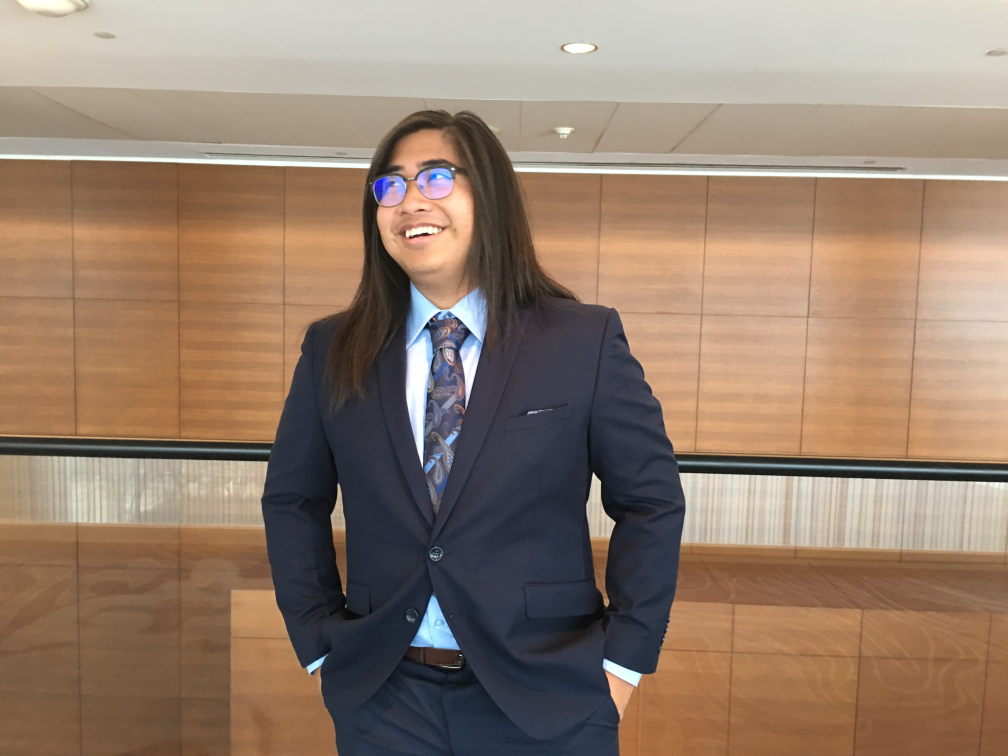
#> input picture Test Pictures/iPhone6sPlus_SingleFace.JPG, 4032 x 3024 px (shown at 1/4 size)
$ python CLUT.py
#> lines starting #> are read from the running program, lines starting #| are printed output that depends on the picture
#> further down, imgTest is the input picture: PIL image 4032x3024 RGB; mean R, G, B 147.5, 125.5, 108.4
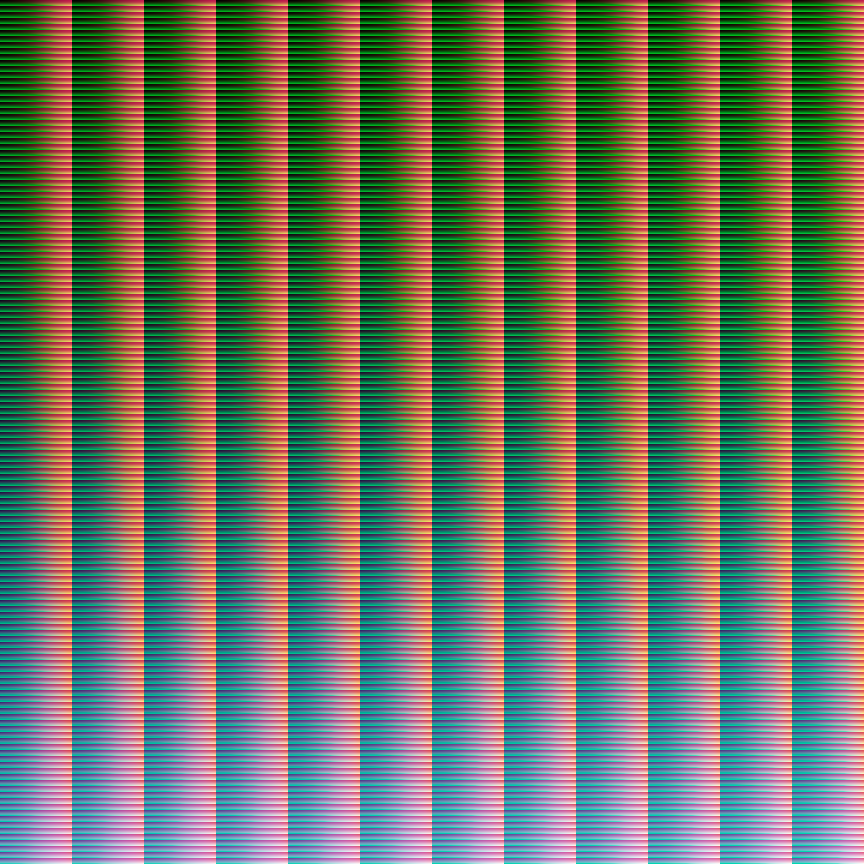
#> input picture CLUTs/HaldCLUT/Color/Lomography/Lomography Redscale 100.png, 1728 x 1728 px (shown at 1/2 size)
#> further down, haldTest is the input picture: PIL image 1728x1728 RGB; mean R, G, B 105.7, 111.7, 92.2
# File name: CLUT.py
# Description: The purpose of this file will be to apply a CLUT to an image.
# A CLUT is a Color Look Up Table. In other words, we are mapping colors to other colors.
# We do this because film stocks tend to have a "color profile". These profiles tend to
# lean heavily into certain colors and mute others. For example, the Fuji Velvia 50 film stock.
# This film stock tends to favor red tones so reds will appear darker than their digital counter parts.
# Oranges also tend to look a bit darker and have more red tones in them.


import numpy as np
from PIL import Image
import math

def apply_clut(clut, img):
    clut_width, clut_height = clut.size
#> clut_width = 1728; clut_height = 1728
    clut_size = int(round(math.pow(clut_width, 1/3)))
#> clut_size = 12
    # Take cube root of clut_size because 12-bit CLUT has the same information as 144-bit 3D clut
    scalar = (clut_size * clut_size - 1) / 255
#> scalar = 0.561
    img = np.asarray(img)
    clut = np.asarray(clut).reshape(clut_size ** 6, 3)

    # Correspond 3D CLUT indices to corresponding pixels in the image
    clut_red = np.rint(img[:, :, 0] * scalar).astype(int)
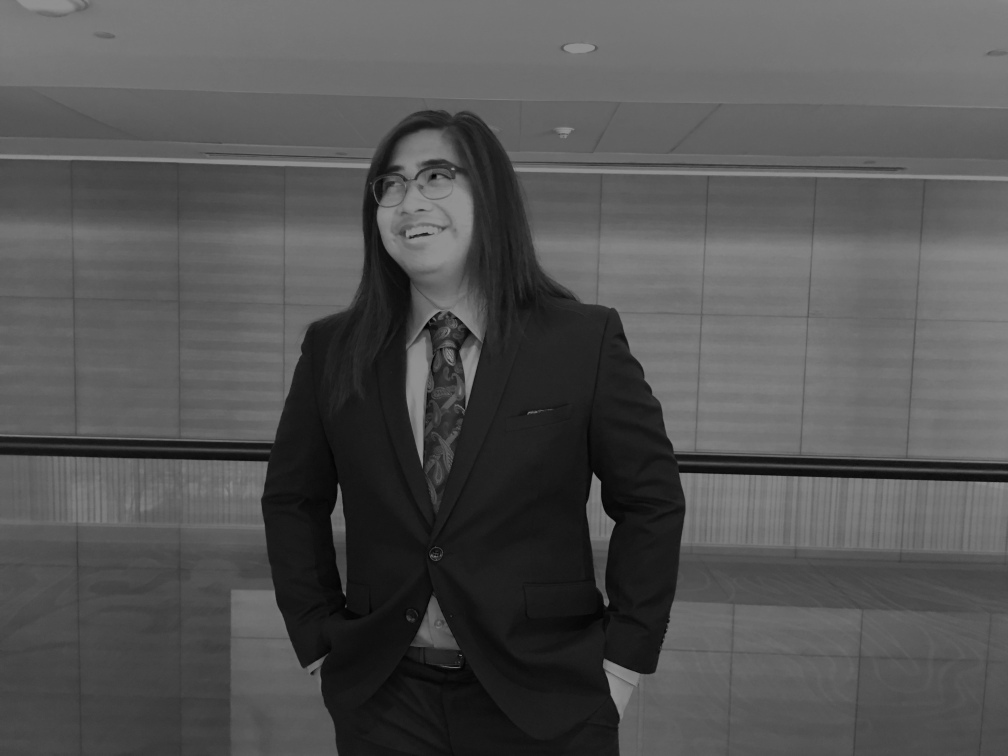
#> clut_red: shape (3024, 4032) int64 (shown at 1/4 size); min 0, max 143, mean 82.7
    clut_green = np.rint(img[:, :, 1] * scalar).astype(int)
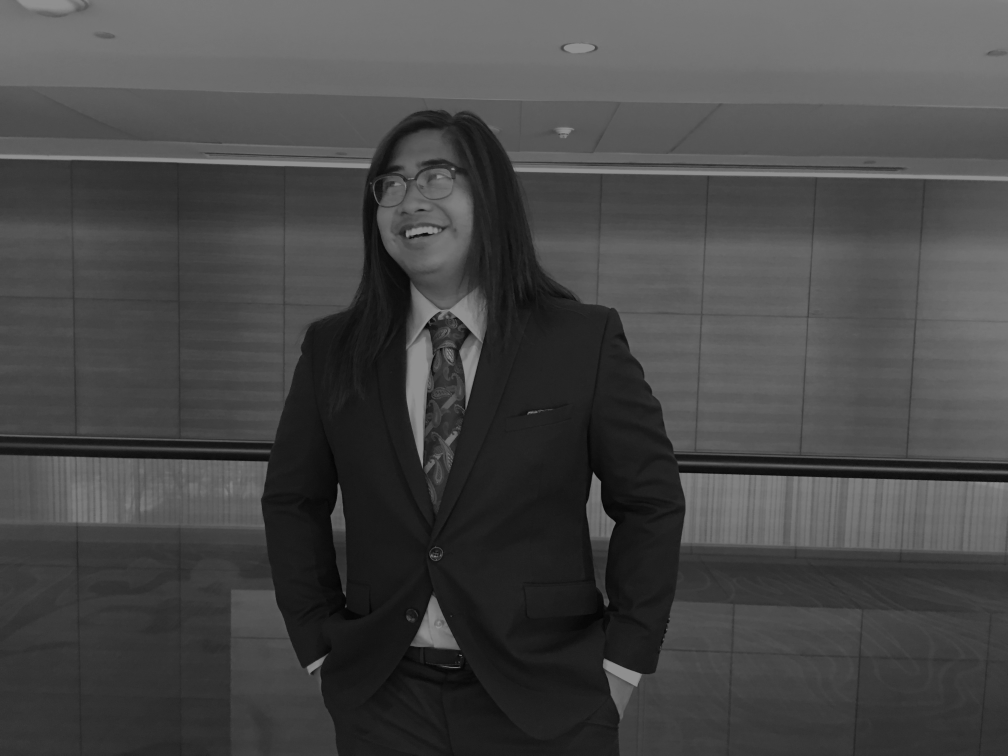
#> clut_green: shape (3024, 4032) int64 (shown at 1/4 size); min 0, max 143, mean 70.4
    clut_blue = np.rint(img[:, :, 2] * scalar).astype(int)
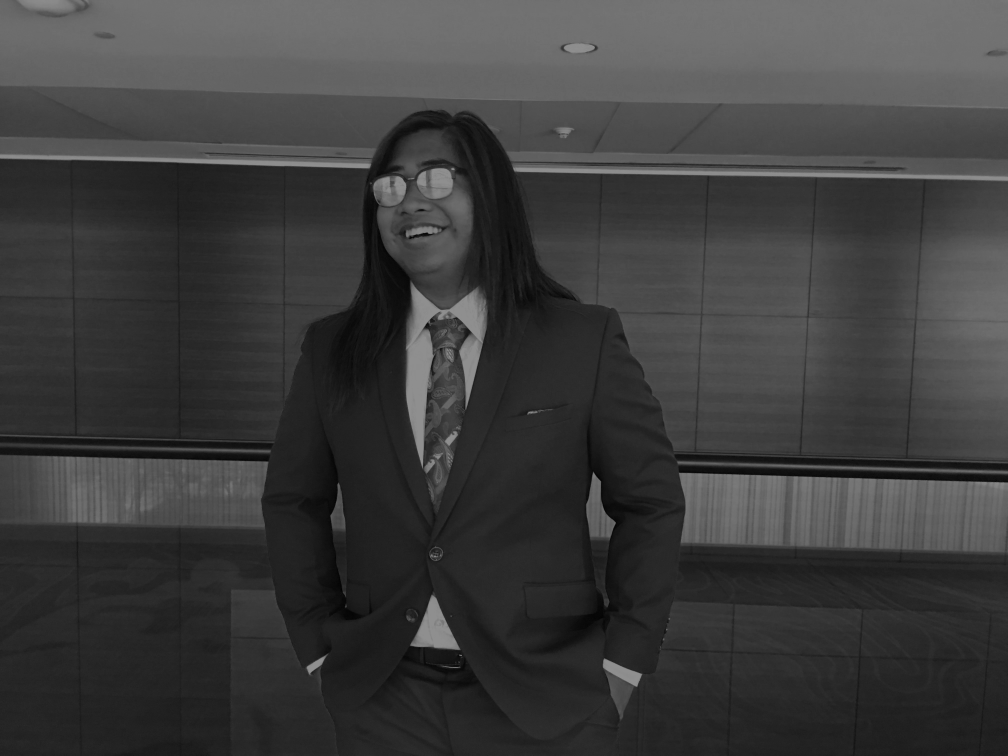
#> clut_blue: shape (3024, 4032) int64 (shown at 1/4 size); min 0, max 143, mean 60.8

    modified_img = np.zeros((img.shape))

    modified_img[:, :] = clut[clut_red + clut_size ** 2 * clut_green + clut_size ** 4 * clut_blue]
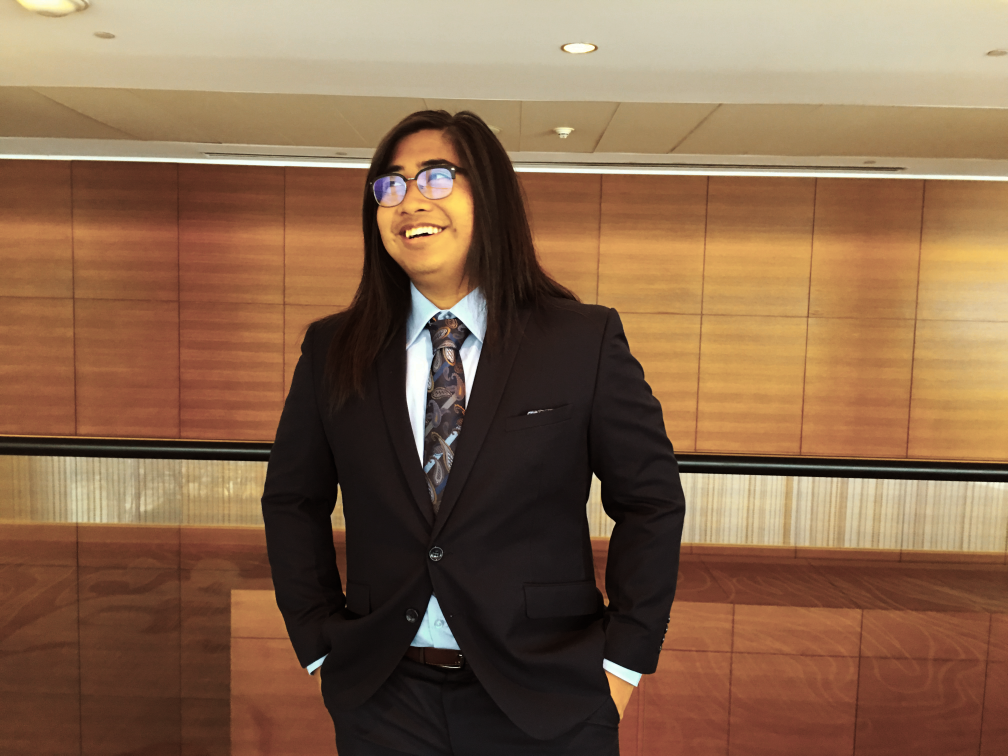
#> modified_img: shape (3024, 4032, 3) float64 (shown at 1/4 size); mean R, G, B 133.8, 101.6, 74.9
    modified_img = Image.fromarray(modified_img.astype('uint8'), 'RGB')
#> modified_img: PIL image 4032x3024 RGB
    return modified_img

# Initial image testing
imgTest = Image.open("Test Pictures/iPhone6sPlus_SingleFace.JPG")
haldTest = Image.open("CLUTs/HaldCLUT/Color/Lomography/Lomography Redscale 100.png")
moddedImg = apply_clut(haldTest, imgTest)
moddedImg.show()
